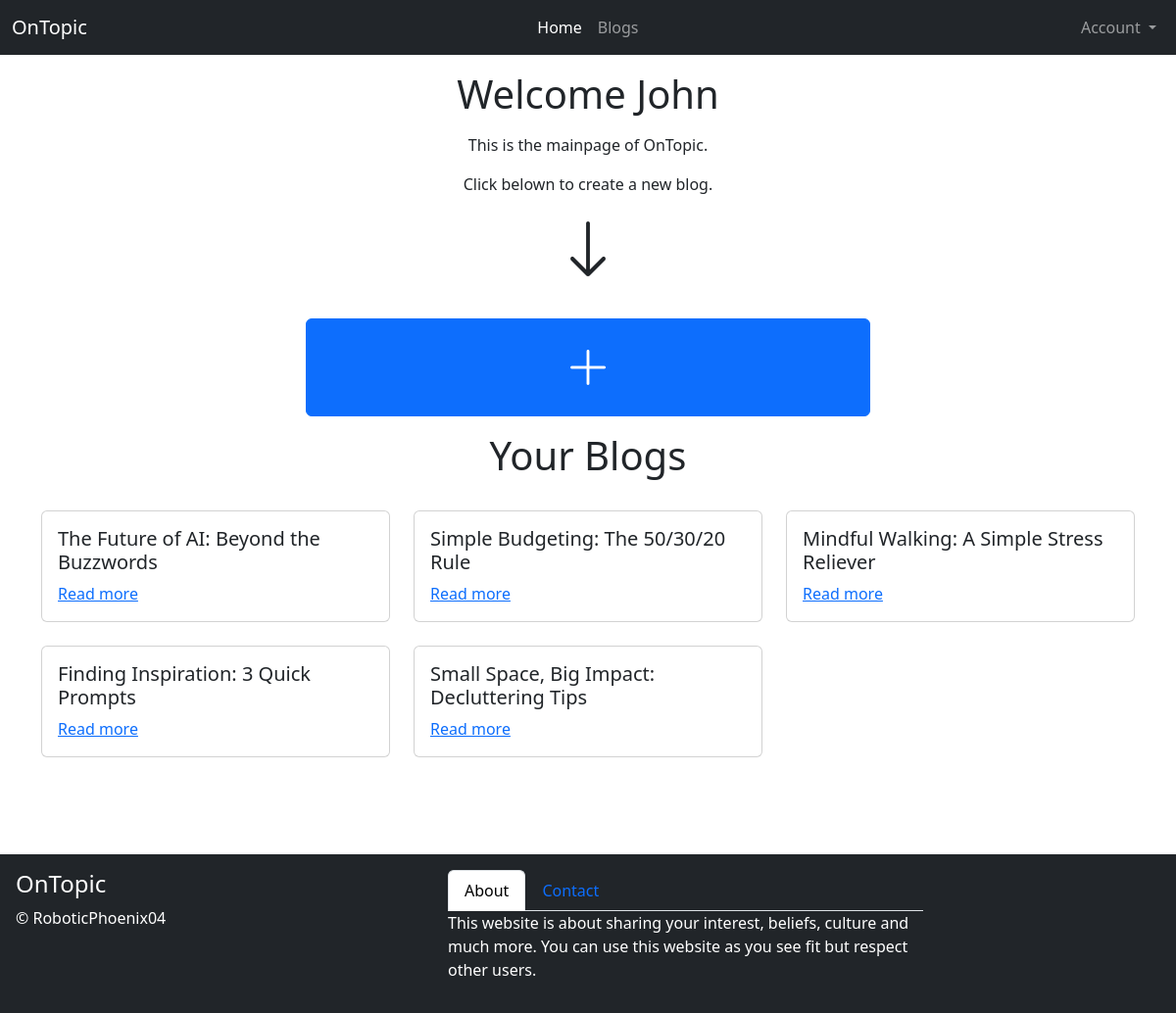
Page /index.php (signed in) on the committed database.
### tables this page shows
CREATE TABLE `users` (
	id MEDIUMINT NOT NULL AUTO_INCREMENT PRIMARY KEY,
    email VARCHAR(100) NOT NULL,
    password VARCHAR(100) NOT NULL,
    name VARCHAR(100) NOT NULL,
    age INT NOT NULL
);

CREATE TABLE `blogs` (
    id MEDIUMINT NOT NULL AUTO_INCREMENT PRIMARY KEY,
    iduser MEDIUMINT NOT NULL,
    nameuser VARCHAR(100) NOT NULL,
    title VARCHAR(100) NOT NULL,
    content TEXT NOT NULL,
    datecreation DATETIME NOT NULL
);

### index.php (the view, shortened to what this page needs)
<?php
require('connect.php');
if (isset($_SESSION["loggedInUser"])) {
    $query = $pdo->query("SELECT name FROM users WHERE id= {$_SESSION["loggedInUser"]}");
    $user = $query->fetch(PDO::FETCH_ASSOC);
    $name = $user['name'];
    $query = $pdo->query("SELECT id, title, content, nameuser FROM blogs WHERE iduser= {$_SESSION["loggedInUser"]}");
    $results = $query->fetchAll(PDO::FETCH_ASSOC);
} else {
    $name = "";
}
?>
<!DOCTYPE html>
<html lang="en">
<head>
    <link href="https://cdn.jsdelivr.net/npm/bootstrap@5.3.3/dist/css/bootstrap.min.css" rel="stylesheet"
>
    <link rel="stylesheet" href="https://cdn.jsdelivr.net/npm/bootstrap-icons@1.11.3/font/bootstrap-icons.min.css">
</head>
<body>
    <nav class="navbar navbar-expand-sm navbar-dark bg-dark">
        <div class="container-fluid">
            <span class="navbar-brand"><a href="index.php" class="text-white" style="text-decoration: none;">OnTopic</a></span>
            <div class="collapse navbar-collapse" id="navbarNav">
                <ul class="navbar-nav mx-auto">
                    <li class="nav-item">
                        <a href="index.php" class="nav-link active">
                            Home
                        </a>
                    </li>
                    <li class="nav-item">
                        <a href="blogs.php" class="nav-link">
                            Blogs
                        </a>
                    </li>
                </ul>
                <ul class="navbar-nav">
                    <li class="nav-item dropdown">
                        <a href="#" class="nav-link dropdown-toggle" id="navbarDropdown" role="button"
                            data-bs-toggle="dropdown">
                            Account
                        </a>
                    </li>
                </ul>
            </div>
        </div>
    </nav>
    <div class="container-fluid mt-1" style="min-height: 100vh;">
        <h1 class="text-center my-3">Welcome <?= $name ?></h1>
        <p class="text-center">This is the mainpage of OnTopic.</p>
        <?php if (isset($_SESSION["loggedInUser"])): ?>
            <p class="text-center">Click belown to create a new blog.</p>
            <div class="row justify-content-center">
                <div class="col-auto">
                    <p><i class="bi bi-arrow-down display-3"></i></p>
                </div>
            </div>
            <div class="row justify-content-center">
                <div class="col-6 my-3">
                    <a href="blogcreate.php"><button type="button" class="btn btn-primary w-100" style="height: 100px;"><i class="bi bi-plus-lg display-5"></i></button></a>
                </div>
            </div>
            <h1 class="text-center">Your Blogs</h1>
            <div class="container mb-3">
                <div class="row">
                    <?php foreach ($results as $result): ?>
                        <div class='col-md-4 col-sm-6 mt-4'>
                            <div class='card'>
                                <div class='card-body'>
                                    <h5 class='card-title'><?= $result['title'] ?></h5>
                                    <p class='card-text'><a href="blog.php?id=<?= $result['id'] ?>">Read more</a></p>
                                </div>
                            </div>
                        </div>
                    <?php endforeach; ?>
                </div>
            </div>
        <?php endif; ?>
    </div>
    <footer>
        <div class="container-fluid bg-dark text-white p-3">
            <div class="row">
                <div class="col-md-2">
                    <h4>OnTopic</h4>
                    <p>© RoboticPhoenix04</p>
                </div>
                <div class="col-md-10 d-flex justify-content-center">
                    <div class="w-50">
                        <ul class="nav nav-tabs" id="myTab" role="tablist">
                            <li class="nav-item" role="presentation">
                                <button class="nav-link active" id="about-tab" data-bs-toggle="tab" data-bs-target="#about" type="button" role="tab">About</button>
                            </li>
                            <li class="nav-item" role="presentation">
                                <button class="nav-link" id="contact-tab" data-bs-toggle="tab" data-bs-target="#contact" type="button" role="tab">Contact</button>
                            </li>
                        </ul>
                        <div class="tab-content" id="myTabContent">
                            <div class="tab-pane fade show active" id="about" role="tabpanel">
                                <p>This website is about sharing your interest, beliefs, culture and much more. You can use this website as you see fit but respect other users.</p>
                            </div>
                        </div>
                    </div>
                </div>
            </div>
        </div>
    </footer>
</body>
</html>

### rows in the picture
users: name "John"
blogs: title "The Future of AI: Beyond the Buzzwords"
blogs: title "Simple Budgeting: The 50/30/20 Rule"
blogs: title "Mindful Walking: A Simple Stress Reliever"
blogs: title "Finding Inspiration: 3 Quick Prompts"
blogs: title "Small Space, Big Impact: Decluttering Tips"
